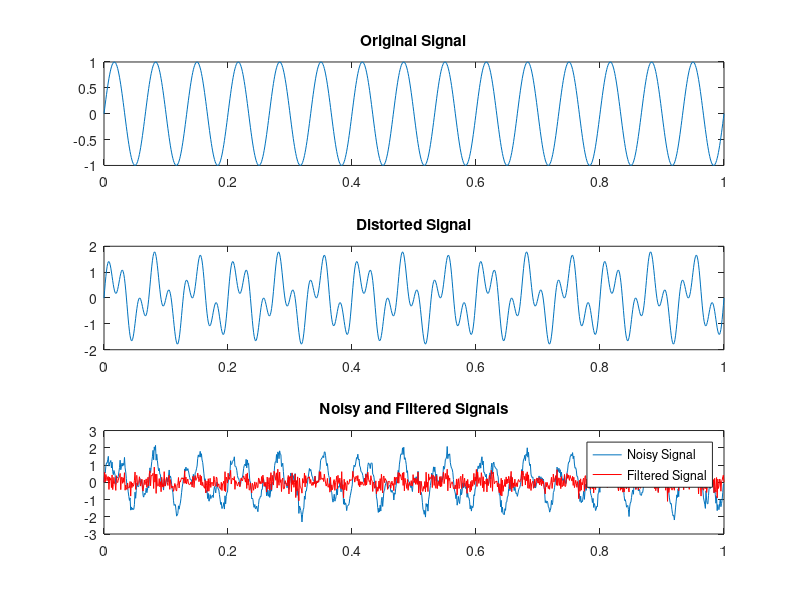

Recreate this plot in MATLAB.
% Simulating signal distortion and noise with varying parameters
t = linspace(0, 1, 1000);
original_signal = sin(2*pi*15*t); % Higher frequency
distorted_signal = original_signal + 0.8*sin(2*pi*40*t); % Stronger distortion
noisy_signal = distorted_signal + 0.2*randn(1, 1000); % Higher noise level

% Apply DSP techniques to mitigate distortion and noise
filtered_signal = filter([1, -0.9], 1, noisy_signal); % Using a simple FIR filter

% Plot the signals
figure;
subplot(3, 1, 1);
plot(t, original_signal);
title('Original Signal');

subplot(3, 1, 2);
plot(t, distorted_signal);
title('Distorted Signal');

subplot(3, 1, 3);
plot(t, noisy_signal);
hold on;
plot(t, filtered_signal, 'r');
title('Noisy and Filtered Signals');
legend('Noisy Signal', 'Filtered Signal');
